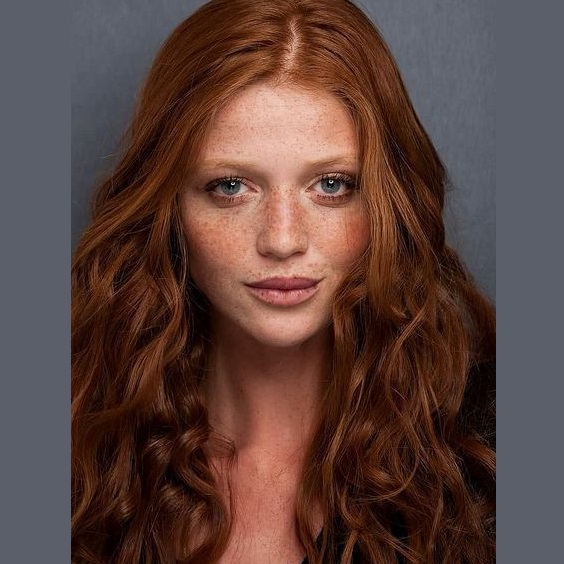
#> input picture OpenCVT/img1.jpg, 564 x 564 px, found by its file name; the run also reads 1 picture not shown here
$ python t22.py
#> lines starting #> are read from the running program, lines starting #| are printed output that depends on the picture; pictures that were not available may be replaced by others from this repository, and a replacement may not be noted
# TEMPLATE MATCHING
import cv2
import numpy as np
from matplotlib import pyplot as plt

# ------------------------------------
# TEMPLATE MATCHING WITH SINGLE OBJECT
# ------------------------------------

img = cv2.imread('images/img1.jpg', 0)
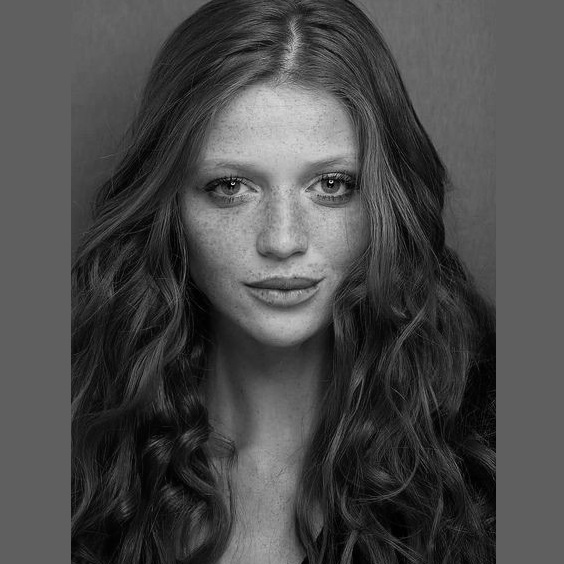
#> img: shape (564, 564); min 0, max 238, mean 73.4
img2 = img.copy()
template = cv2.imread('images/template.jpg', 0)
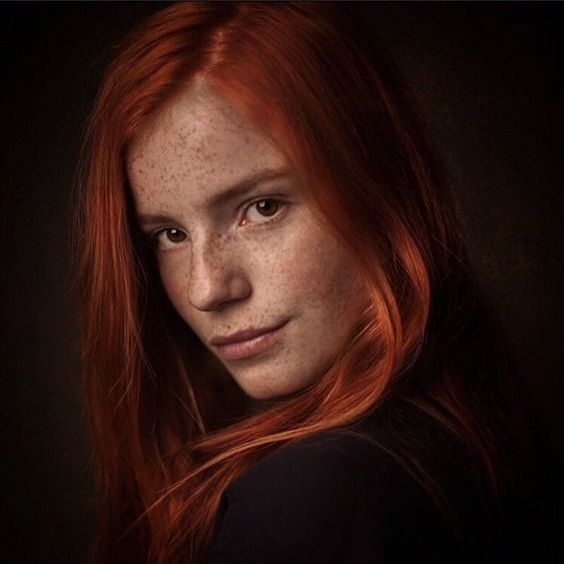
#> input picture OpenCVT/img.jpg, 564 x 564 px, given in place of template.jpg, which was not available
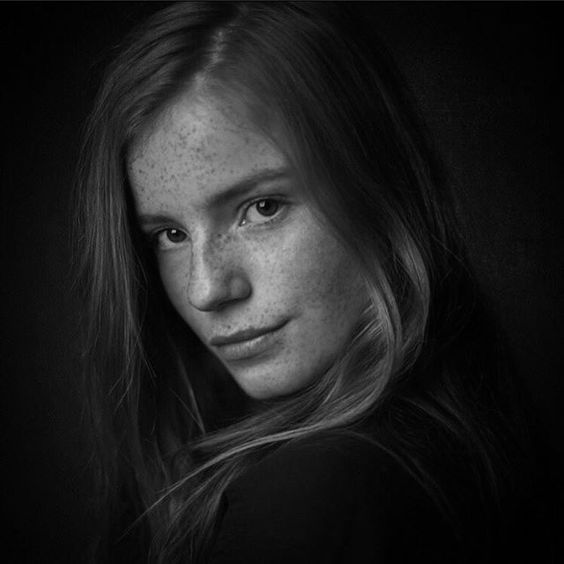
#> template: shape (564, 564); min 0, max 203, mean 30.2
w, h = template.shape[::-1]
#> w = 564; h = 564

methods = [
        'cv2.TM_CCOEFF',
        'cv2.TM_CCOEFF_NORMED',
        'cv2.TM_CCORR',
        'cv2.TM_CCORR_NORMED',
        'cv2.TM_SQDIFF',
        'cv2.TM_SQDIFF_NORMED'
]

for meth in methods:
    img = img2.copy()
    method = eval(meth)

    # apply template matching
    res = cv2.matchTemplate(img, template, method)
    min_val, max_val, min_loc, max_loc = cv2.minMaxLoc(res)

    # if method is TM_SQDIFF(..) take minimum
    if method in [cv2.TM_SQDIFF, cv2.TM_SQDIFF_NORMED]:
        top_left = min_loc
    else:
        top_left = max_loc
    bottom_right = (top_left[0] + w, top_left[1] + h)

    cv2.rectangle(img, top_left, bottom_right, 255, 2)

    plt.subplot(121)
    plt.imshow(res, cmap='gray')
    plt.title('Matching result')
    plt.xticks([])
    plt.yticks([])

    plt.subplot(122)
    plt.imshow(img, cmap='gray')
    plt.title('Detected point')
    plt.xticks([])
    plt.yticks([])

    plt.suptitle(meth)

    plt.show()
#> this loop made 6 passes
#> (res, min_val, max_val) on passes 1, 2, 3, 4, 6: ([68690960], 68690960, 68690960), ([0.138], 0.138, 0.138), ([774349696], 774349696, 774349696), ([0.601], 0.601, 0.601), ([1], 1, 1)
#> max_val on pass 5: 1.46e+09
#> pass 1, `plt.show()`:
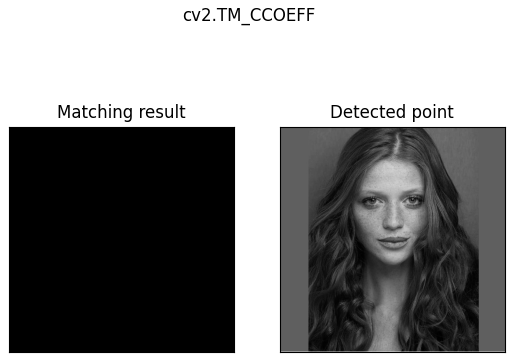
#> figure drawn by matplotlib, 2 panels


# ----------------------------------------
# TEMPLATE MATCHING WITH MULTIPLE OBJECTS
# ----------------------------------------

img_rgb = cv2.imread('images/mario.jpg')
#> img_rgb is the input picture: shape (564, 564, 3); mean B, G, R 18, 23.7, 47.6
#> (the run stopped early here; a loop or call above may not have finished)
